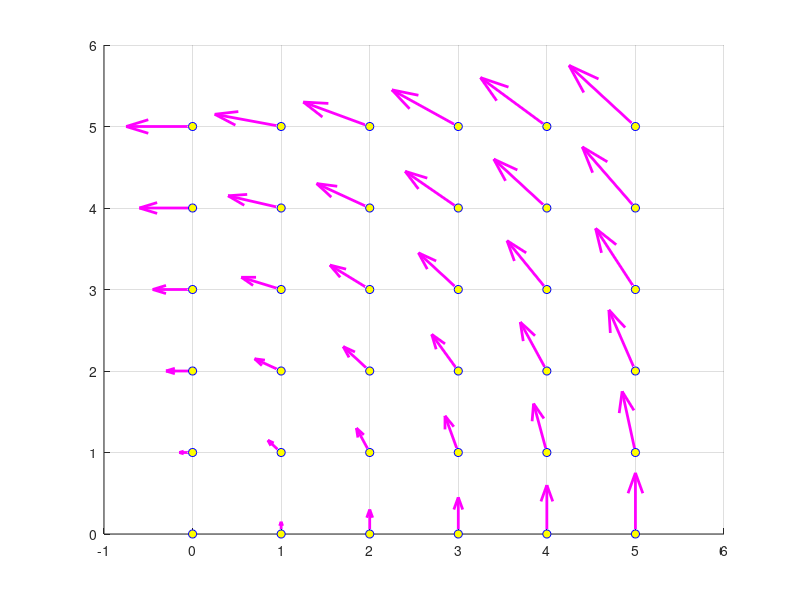

Recreate this plot in MATLAB.
% Activity 3: plotting vector fields.

clc
clf
hold on
grid on

%The following command prepares the grid for the plotting.
%Here, both x and y take integer values between 0 and 5.

%Since there is no semicolon, you'll see the values of x and y in the main
%MATLAB window

%Besides, the grid is explicitly plotted as a collection of little yellow
%circles with blue outline

[x y]=meshgrid(0:5,0:5)

plot(x,y,'o','color','blue','markerfacecolor','yellow')

%The following code introduces A and B as explicit expressions in x and y

A=@(x,y)-y;
B=@(x,y)x;

%Now we'll plot the vector field (-y,x) in magenta color and line of width 2

quiver(x,y,A(x,y),B(x,y),'linewidth',2,'color','magenta')